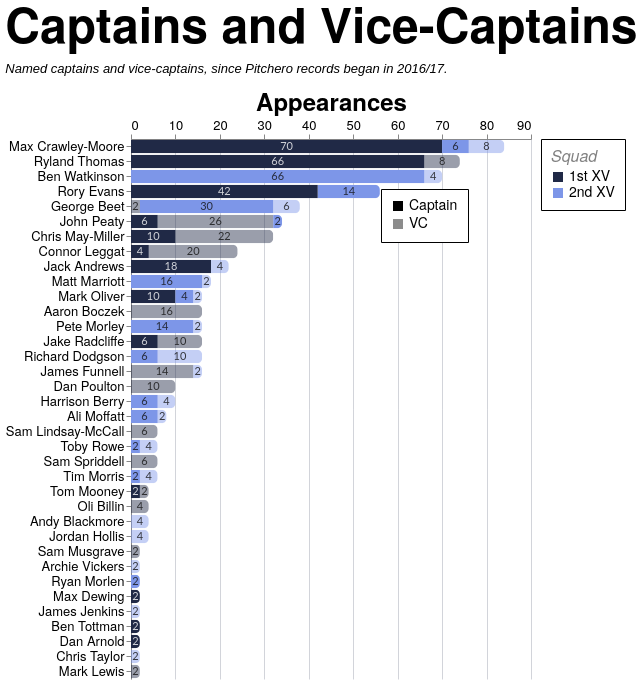

The specification (Vega-Lite) saved for this image:
### Vega-Lite specification from a JSON file in a GitHub repository (floating-point values rounded to 4 significant figures; data arrays with more than 128 entries replaced by an {"elided": "..."} marker saying what was removed)
{"config": {"axis": {"labelFont": "PT Sans Narrow, Helvetica Neue, Helvetica, Arial, sans-serif", "titleFont": "PT Sans Narrow, Helvetica Neue, Helvetica, Arial, sans-serif", "labelFontSize": 13, "titleFontSize": 24, "gridColor": "#202947", "gridOpacity": 0.2, "zindex": 1}, "text": {"font": "Lato, sans-serif"}, "bar": {"cornerRadiusEnd": 5}, "header": {"labelFont": "PT Sans Narrow, Helvetica Neue, Helvetica, Arial, sans-serif", "titleFont": "PT Sans Narrow, Helvetica Neue, Helvetica, Arial, sans-serif", "labelFontSize": 24, "titleFontSize": 28, "labelFontWeight": "bold", "orient": "left"}, "legend": {"labelFont": "PT Sans Narrow, Helvetica Neue, Helvetica, Arial, sans-serif", "titleFont": "PT Sans Narrow, Helvetica Neue, Helvetica, Arial, sans-serif", "labelFontSize": 14, "titleFontSize": 16, "titlePadding": 5, "fillColor": "white", "strokeColor": "black", "padding": 10, "titleFontWeight": "lighter", "titleFontStyle": "italic", "titleColor": "gray", "offset": 10}, "title": {"font": "PT Sans Narrow, Helvetica Neue, Helvetica, Arial, sans-serif", "fontSize": 48, "fontWeight": "bold", "anchor": "start", "align": "center", "titlePadding": 20, "subtitlePadding": 10, "subtitleFontSize": 13, "subtitleColor": "", "subtitleFontStyle": "italic", "offset": 15, "color": "black"}, "axisX": {"labelAngle": 0}, "facet": {"title": null, "header": null, "align": {"row": "each", "column": "each"}, "spacing": 10}, "resolve": {"scale": {"y": "independent", "facet": "independent"}}, "background": "transparent", "scale": {"offsetBandPaddingOuter": 0.2, "offsetBandPaddingInner": 0.1}, "view": {"stroke": null, "background": "transparent"}}, "layer": [{"mark": {"type": "bar"}, "encoding": {"color": {"field": "squad", "legend": {"labelExpr": "datum.value + ' XV'", "orient": "right", "title": "Squad"}, "scale": {"domain": ["1st", "2nd"], "range": ["#202946", "#7d96e8"]}, "sort": ["1st", "2nd"], "type": "nominal"}, "opacity": {"field": "role", "legend": {"legendX": 250, "legendY": 50, "orient": "none", "title": null}, "scale": {"domain": ["Captain", "VC"], "range": [1.0, 0.45]}, "sort": ["Captain", "VC"], "type": "nominal"}, "order": {"field": "stack_order", "sort": "ascending", "type": "quantitative"}, "tooltip": [{"field": "player", "title": "Player", "type": "nominal"}, {"field": "squad", "title": "Squad", "type": "nominal"}, {"field": "role", "title": "Role", "type": "nominal"}, {"field": "games_agg", "title": "Games", "type": "quantitative"}], "x": {"axis": {"orient": "top", "title": "Appearances"}, "field": "games_agg", "stack": "zero", "type": "quantitative"}, "y": {"field": "player", "sort": {"field": "player_total", "op": "max", "order": "descending"}, "title": null, "type": "nominal"}}, "transform": [{"aggregate": [{"op": "sum", "field": "games", "as": "games_agg"}, {"op": "max", "field": "player_total", "as": "player_total"}], "groupby": ["player", "squad", "role", "stack_order"]}]}, {"mark": {"type": "text", "align": "center", "baseline": "middle", "fontSize": 11, "opacity": 0.8}, "encoding": {"color": {"field": "label_color", "legend": null, "scale": null, "type": "nominal"}, "text": {"field": "games_agg", "format": ".0f", "type": "quantitative"}, "x": {"field": "x_mid", "type": "quantitative"}, "y": {"field": "player", "sort": {"field": "player_total", "op": "max", "order": "descending"}, "title": null, "type": "nominal"}}, "transform": [{"aggregate": [{"op": "sum", "field": "games", "as": "games_agg"}, {"op": "max", "field": "player_total", "as": "player_total"}], "groupby": ["player", "squad", "role", "stack_order"]}, {"groupby": ["player"], "stack": "games_agg", "sort": [{"field": "stack_order", "order": "ascending"}], "as": ["x0", "x1"]}, {"calculate": "(datum.x0 + datum.x1) / 2", "as": "x_mid"}, {"calculate": "datum.squad === '1st' && datum.role === 'Captain' ? '#ffffff' : '#111111'", "as": "label_color"}]}], "data": {"name": "data-f2697cc7febde882b6468916ccc71922"}, "height": {"step": 15}, "title": {"text": "Captains and Vice-Captains", "subtitle": "Named captains and vice-captains, since Pitchero records began in 2016/17."}, "transform": [{"joinaggregate": [{"op": "sum", "field": "games", "as": "player_total"}], "groupby": ["player"]}], "width": 400, "$schema": "https://vega.github.io/schema/vega-lite/v5.20.1.json", "datasets": {"data-f2697cc7febde882b6468916ccc71922": {"elided": "204 records"}}}
